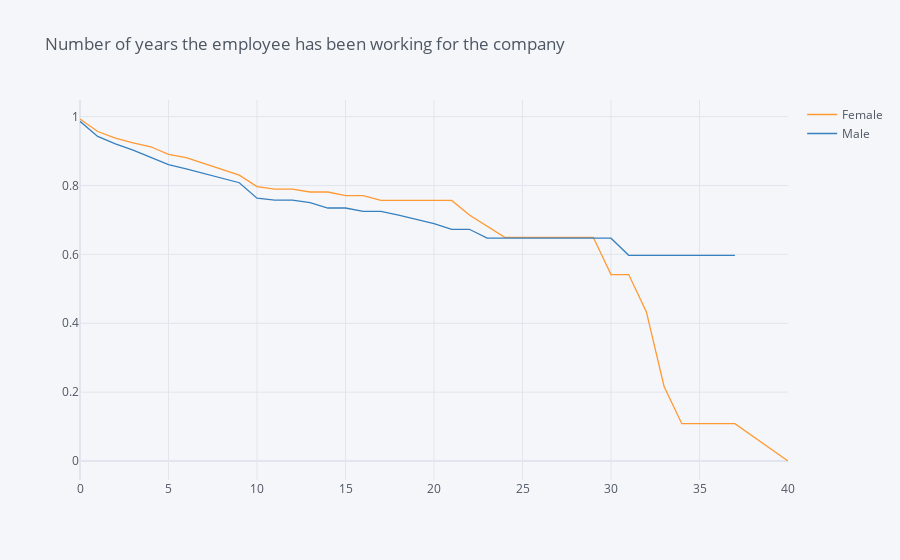

The code cell stored with this chart in its notebook:
### Markdown cell above
## 2. Compare the plot above with one that plots employee retention rates by gender over the number of years the employee has been working for the company.

### Code cell
survival(data, 'Gender', 'YearsAtCompany', 'Attrition').iplot(title = 'Number of years the employee has been working for the company')

### Figure 1 — Plotly figure (JSON) as saved in the notebook; plotly's stock layout.template omitted (floating-point values rounded to 4 significant figures)
{"data": [{"line": {"color": "rgba(255, 153, 51, 1.0)", "dash": "solid", "shape": "linear", "width": 1.3}, "mode": "lines", "name": "Female", "text": "", "type": "scatter", "x": [0, 1, 2, 3, 4, 5, 6, 7, 8, 9, 10, 11, 12, 13, 14, 15, 16, 17, 18, 19, 20, 21, 22, 23, 24, 25, 26, 27, 29, 30, 31, 32, 33, 34, 36, 37, 40], "y": [0.9932, 0.9568, 0.938, 0.9239, 0.9126, 0.8906, 0.8813, 0.8642, 0.8487, 0.8303, 0.7969, 0.7898, 0.7898, 0.7812, 0.7812, 0.7704, 0.7704, 0.7566, 0.7566, 0.7566, 0.7566, 0.7566, 0.7146, 0.6821, 0.6496, 0.6496, 0.6496, 0.6496, 0.6496, 0.5414, 0.5414, 0.4331, 0.2165, 0.1083, 0.1083, 0.1083, 0]}, {"line": {"color": "rgba(55, 128, 191, 1.0)", "dash": "solid", "shape": "linear", "width": 1.3}, "mode": "lines", "name": "Male", "text": "", "type": "scatter", "x": [0, 1, 2, 3, 4, 5, 6, 7, 8, 9, 10, 11, 12, 13, 14, 15, 16, 17, 18, 19, 20, 21, 22, 23, 24, 25, 26, 27, 29, 30, 31, 32, 33, 34, 36, 37, 40], "y": [0.9864, 0.9425, 0.921, 0.9029, 0.8815, 0.861, 0.8483, 0.8342, 0.8206, 0.8081, 0.7634, 0.7577, 0.7577, 0.7506, 0.7347, 0.7347, 0.725, 0.725, 0.714, 0.7021, 0.6894, 0.6729, 0.6729, 0.6471, 0.6471, 0.6471, 0.6471, 0.6471, 0.6471, 0.6471, 0.5973, 0.5973, 0.5973, 0.5973, 0.5973, 0.5973, ""]}], "layout": {"legend": {"bgcolor": "#F5F6F9", "font": {"color": "#4D5663"}}, "paper_bgcolor": "#F5F6F9", "plot_bgcolor": "#F5F6F9", "title": {"font": {"color": "#4D5663"}, "text": "Number of years the employee has been working for the company"}, "xaxis": {"gridcolor": "#E1E5ED", "showgrid": true, "tickfont": {"color": "#4D5663"}, "title": {"font": {"color": "#4D5663"}, "text": ""}, "zerolinecolor": "#E1E5ED"}, "yaxis": {"gridcolor": "#E1E5ED", "showgrid": true, "tickfont": {"color": "#4D5663"}, "title": {"font": {"color": "#4D5663"}, "text": ""}, "zerolinecolor": "#E1E5ED"}}}
